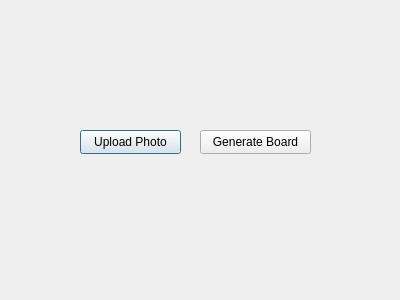
<?xml version="1.0" encoding="UTF-8"?>
<ui version="4.0">
 <class>GameOptionDialog</class>
 <widget class="QDialog" name="GameOptionDialog">
  <property name="geometry">
   <rect>
    <x>0</x>
    <y>0</y>
    <width>400</width>
    <height>300</height>
   </rect>
  </property>
  <property name="windowTitle">
   <string>Dialog</string>
  </property>
  <widget class="QPushButton" name="uploadButton">
   <property name="geometry">
    <rect>
     <x>80</x>
     <y>130</y>
     <width>101</width>
     <height>24</height>
    </rect>
   </property>
   <property name="text">
    <string>Upload Photo</string>
   </property>
  </widget>
  <widget class="QPushButton" name="generateButton">
   <property name="geometry">
    <rect>
     <x>200</x>
     <y>130</y>
     <width>111</width>
     <height>24</height>
    </rect>
   </property>
   <property name="text">
    <string>Generate Board</string>
   </property>
  </widget>
 </widget>
 <resources/>
 <connections/>
</ui>
